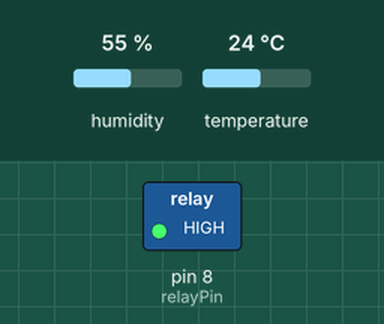
A sketch run on a simulated Arduino Uno, built with avr-gcc and run on an emulated ATmega328P. On the bench: switched loads named in the sketch (green lamp = pin HIGH). The test bench sets the inputs (shaded band); at power-on: humidity 55 %, temperature 24 °C.

Above: at 1.2 s.
1.3 s: humidity set to 84 %
3.3 s: humidity set to 87 %
At 4.8 s:
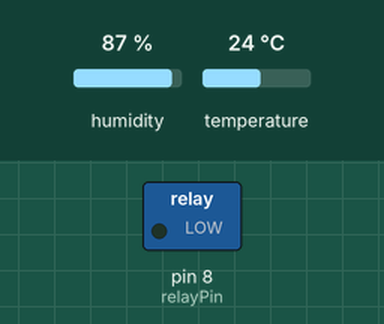
7.7 s: humidity set to 81 %
9.5 s: humidity set to 78 %
At 11.0 s:
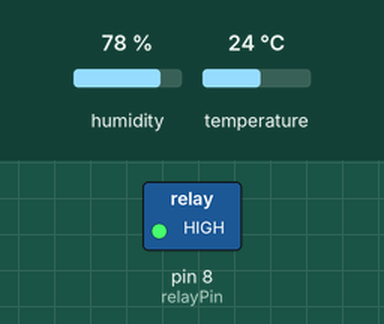
11.9 s: humidity set to 88 %
At 13.1 s:
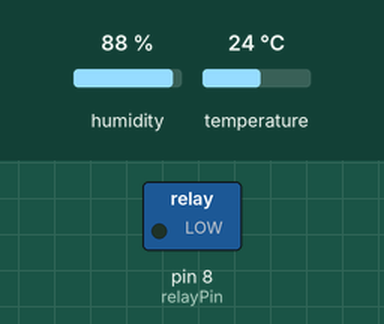
Timing chart, 0 to 14.9 s (numbered marks = the images above; inputs shaded):
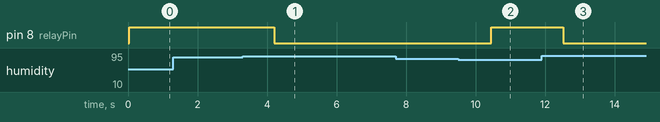

The sketch:

cheese_cave.ino
```cpp
#include <SHT1x.h>

#define dataPin (12)
#define clockPin (13)
#define relayPin (8)

SHT1x sht1x(dataPin, clockPin);

void setup() {
  Serial.begin(9600);
  pinMode(relayPin, OUTPUT);
}

float temp;
float humidity;
int last_state = LOW;
int inp;

void humidifier_on() {
  digitalWrite(relayPin, HIGH);
}

void humidifier_off() {
  digitalWrite(relayPin, LOW);
}

void loop() {

  temp = sht1x.readTemperatureC();
  humidity = sht1x.readHumidity();

  if(humidity < 80.0) {
     humidifier_on();
  }

  if(humidity > 85.0) {
     humidifier_off();
  }

  if(Serial.available() > 0) {
    inp = Serial.read();
    Serial.print("<");
    Serial.print(humidity);
    Serial.print("|");
    Serial.print(temp);
    Serial.print(">");
    Serial.print("\r");
    Serial.print("\n");
    Serial.flush();
  }
  delay(1000);
}
```

Measured:
- the behaviour switches between 85 and 86 % on humidity (found by bisection; images 0 and 1)
- the behaviour switches between 80 and 79 % on humidity (found by bisection; images 1 and 2)
- after the input at 1.3 s, every drawn part: stays the same
- after the input at 3.3 s, pin 8 (relayPin): HIGH → LOW after 0.90 s
- after the input at 7.7 s, every drawn part: stays the same
- after the input at 9.5 s, pin 8 (relayPin): LOW → HIGH after 0.94 s
- after the input at 11.9 s, pin 8 (relayPin): HIGH → LOW after 0.62 s
